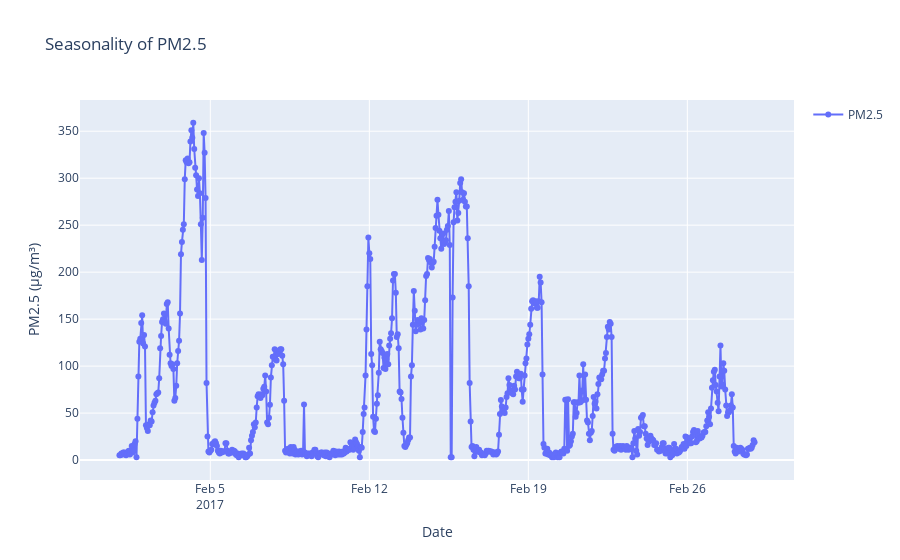

Notebook cell for this chart:
### Code cell
# Define a function to update the plot based on selected date range
def update_plot(start_date, end_date):
    pm25_range = df.loc[start_date:end_date, 'PM2.5']

    fig = make_subplots(rows=1, cols=1)
    fig.add_trace(go.Scatter(x=pm25_range.index, y=pm25_range, mode='lines+markers', name='PM2.5'),
                  row=1, col=1)

    fig.update_layout(title='Seasonality of PM2.5',
                      xaxis_title='Date',
                      yaxis_title='PM2.5 (µg/m³)',
                      showlegend=True)

    fig.show()

# Initialize the plot with the entire dfset
update_plot('2017-02-1', '2017-02-28')

### Figure 1 — Plotly figure (JSON) as saved in the notebook; plotly's stock layout.template omitted (floating-point values rounded to 4 significant figures; data arrays with more than 128 entries replaced by an {"elided": "..."} marker saying what was removed)
{"data": [{"mode": "lines+markers", "name": "PM2.5", "type": "scatter", "x": {"elided": "672 str values"}, "xaxis": "x", "y": {"elided": "672 float values"}, "yaxis": "y"}], "layout": {"showlegend": true, "title": {"text": "Seasonality of PM2.5"}, "xaxis": {"anchor": "y", "domain": [0, 1], "title": {"text": "Date"}}, "yaxis": {"anchor": "x", "domain": [0, 1], "title": {"text": "PM2.5 (µg/m³)"}}}}
